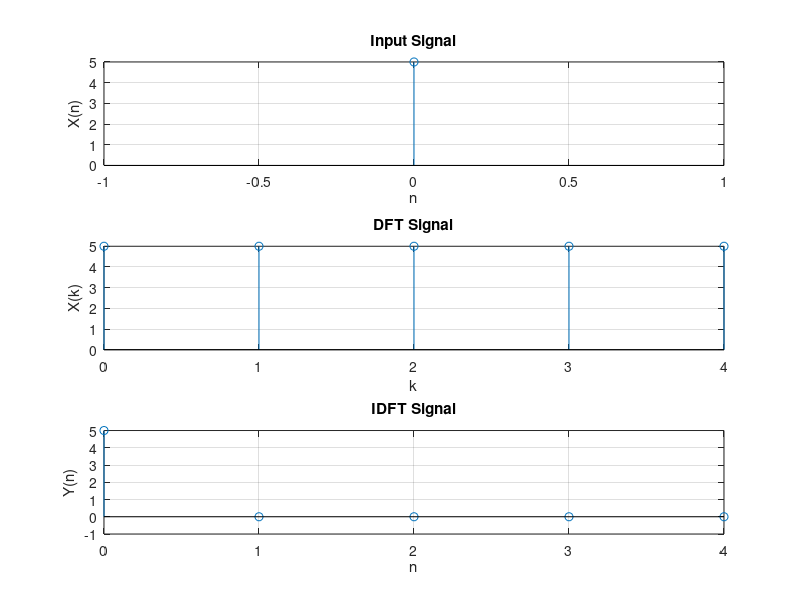

MATLAB code for this plot:
clc;
clear all;
close all;

x = input('Enter the Sequence x(n) = ');
N = input('Enter n: ');
disp(N);

subplot(3,1,1);
stem(0:length(x)-1, x);
xlabel('n');
ylabel('X(n)');
title('Input Signal');
grid on;

if N > length(x)
    x = [x, zeros(1, N-length(x))];
end

y = zeros(1, N);
for k = 0:N-1
    for n = 0:N-1
        y(k+1) = y(k+1) + x(n+1) * exp((-1i*2*pi*k*n)/N);
    end
end
disp(y);

subplot(3,1,2);
stem(0:N-1, abs(y));
xlabel('k');
ylabel('X(k)');
title('DFT Signal');
grid on;

M = length(y);
m = zeros(1, M);
for n = 0:M-1
    for k = 0:M-1
        m(n+1) = m(n+1) + (1/M)*y(k+1) * exp((1i*2*pi*k*n)/M);
    end
end
disp(m);

subplot(3,1,3);
stem(0:length(x)-1, real(m));
xlabel('n');
ylabel('Y(n)');
title('IDFT Signal');
grid on;
